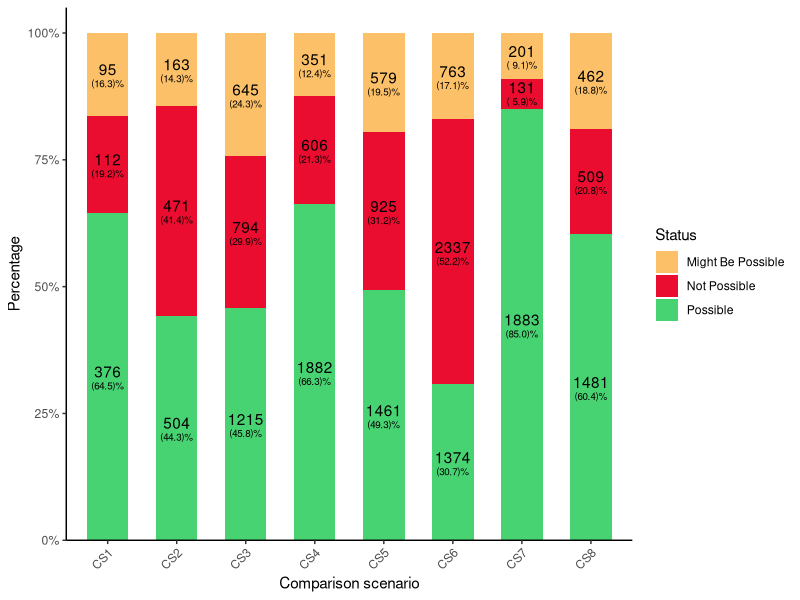
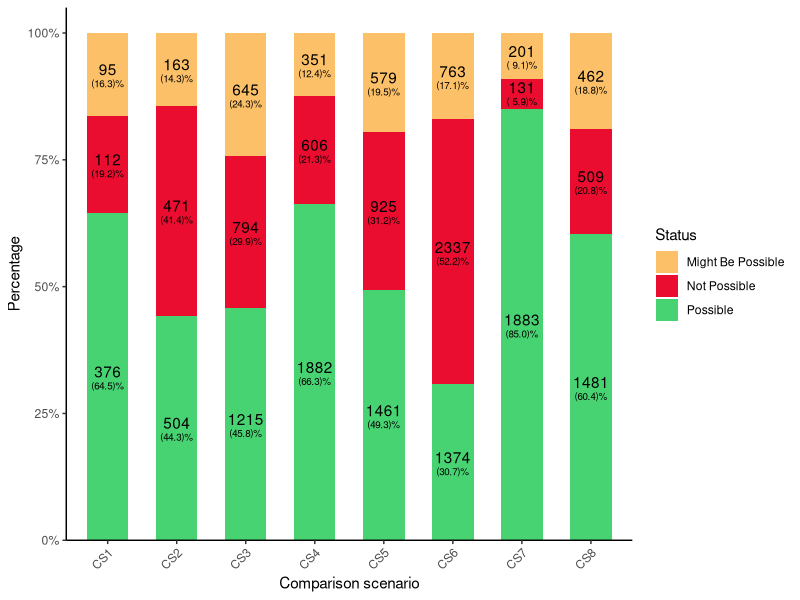

Recreate these plots in R, in order.
library(ggplot2)
library(dplyr)
library(labeling)
library(scales)


data <- read.csv(file="./bar_chart.csv",head=TRUE,sep=",")

colors <- c("Not Possible" = "#EA0D30", "Might Be Possible" = "#FCC168", "Possible" = "#48D373")


ggplot(data) +
aes(x=name, y=proportion, fill=color) +
geom_col(width=0.6) +
geom_text(aes(label = count, y = label_y + .01 )) +
geom_text(aes(label = paste('(', format(round(data$proportion * 100, 1), nsmall = 1), ')%', sep=''), y = label_y - .0175) , size=2.5) +
scale_y_continuous(labels=percent, expand = c(0, 0), limits = c(0, 1.05)) +
scale_fill_manual(values=colors) +
theme_classic() +
theme(axis.text.x=element_text(angle=45,hjust=1)) +
labs(x='Comparison scenario', y='Percentage', fill='Status')
ggsave('bar_chart.pdf', dpi=300, height=5)